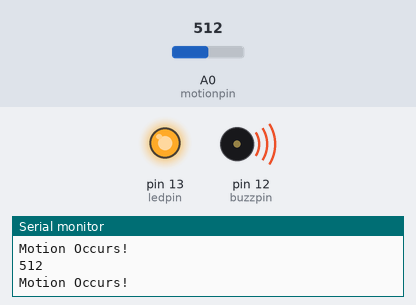
This sketch was run on a simulated Arduino Uno, built with avr-gcc and run on an emulated ATmega328P. On the bench: output pins drawn as LEDs (lit = HIGH), buzzer (waves = sounding), the last lines printed to the serial monitor. Inputs (shaded band) come from the test bench; at power-on: A0 (motionpin) = 512.

Above: at 1.2 s.
1.3 s: A0 (motionpin) set to 0
At 2.6 s:
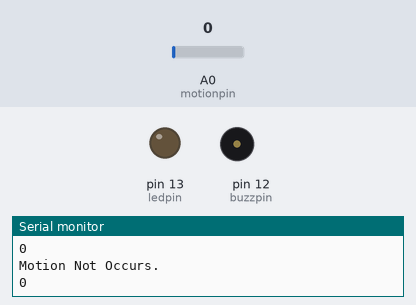
2.9 s: A0 (motionpin) set to 122
At 3.7 s:
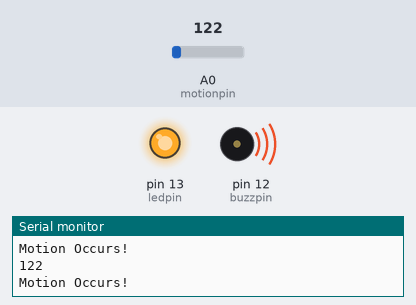
Timing chart, 0 to 5.9 s (numbered marks = the images above; inputs shaded):
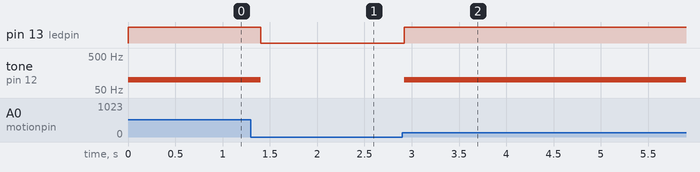

The sketch:

Project.ino
```cpp
const int motionpin=A0;
const int ledpin=13;
const int buzzpin=12;
int motionsensvalue=0;

void setup() {
  Serial.begin(9600);
  pinMode(ledpin, OUTPUT);
  pinMode(motionpin,INPUT);
  pinMode(buzzpin,OUTPUT);

}

void loop() {
  motionsensvalue=analogRead(motionpin);
  Serial.println(motionsensvalue);
    if (motionsensvalue>=1){
      digitalWrite(ledpin,HIGH);
      tone(buzzpin,100);
      Serial.println("Motion Occurs!");
      delay(200);
    }
    else {
      digitalWrite(ledpin,LOW);
      noTone(buzzpin);
      Serial.println("Motion Not Occurs.");
    }
}
```

Measured:
- after the input at 1.3 s, pin 13 (ledpin): HIGH → LOW after 0.10 s; tone on pin 12 (buzzpin): 100 Hz → silent after 0.10 s
- after the input at 2.9 s, pin 13 (ledpin): LOW → HIGH at once; tone on pin 12 (buzzpin): silent → 100 Hz at once
